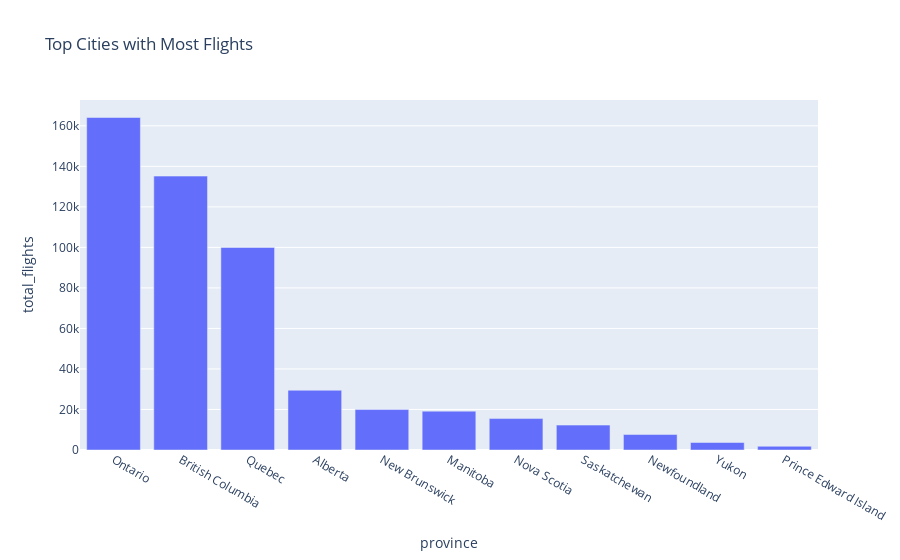

Write notebook code for a chart like this one.
### Code cell
fig = px.bar(pandas_df4,x='province',y='total_flights',title='Top Cities with Most Flights')
fig.show()
# pio.write_image(fig, "bar_cities.jpeg")

### Figure 1 — Plotly figure (JSON) as saved in the notebook; plotly's stock layout.template omitted (floating-point values rounded to 4 significant figures)
{"data": [{"alignmentgroup": "True", "hovertemplate": "province=%{x}<br>total_flights=%{y}<extra></extra>", "legendgroup": "", "marker": {"color": "#636efa", "pattern": {"shape": ""}}, "name": "", "offsetgroup": "", "orientation": "v", "showlegend": false, "textposition": "auto", "type": "bar", "x": ["Ontario", "British Columbia", "Quebec", "Alberta", "New Brunswick", "Manitoba", "Nova Scotia", "Saskatchewan", "Newfoundland", "Yukon", "Prince Edward Island"], "xaxis": "x", "y": [164105, 135178, 99973, 29468, 19960, 19175, 15514, 12278, 7635, 3699, 1823], "yaxis": "y"}], "layout": {"barmode": "relative", "legend": {"tracegroupgap": 0}, "title": {"text": "Top Cities with Most Flights"}, "xaxis": {"anchor": "y", "domain": [0, 1], "title": {"text": "province"}}, "yaxis": {"anchor": "x", "domain": [0, 1], "title": {"text": "total_flights"}}}}
